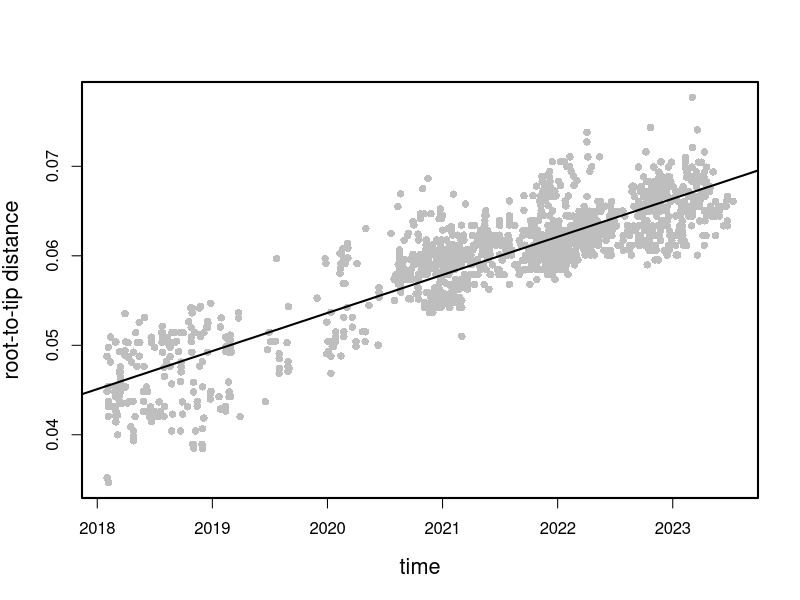

Write the R code that produced this figure.
data<-read.table('TempEst_2.3.4.4New.txt',header = TRUE)
tiff(file = "tempest_2.3.4.4New.tiff", res = 300, 
     width = 1200, height = 1200, compression = "lzw")

par(lwd=2) 

plot(data[,2],data[,3],ylab="root-to-tip distance",xlab="time",
     pch=16,col="grey",cex.lab=1.3,cex.axis=1)
abline(lm(data[,3]~data[,2]),lwd=2) 

dev.off()
getwd()



